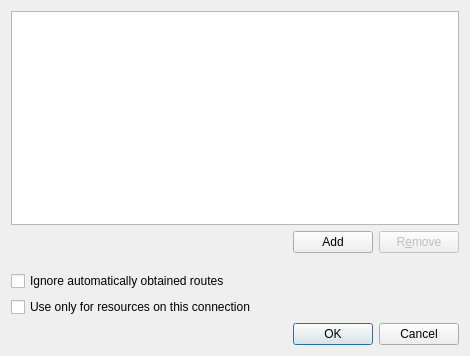
<?xml version="1.0" encoding="UTF-8"?>
<ui version="4.0">
 <class>RoutesIp6Config</class>
 <widget class="QWidget" name="RoutesIp6Config">
  <property name="geometry">
   <rect>
    <x>0</x>
    <y>0</y>
    <width>470</width>
    <height>356</height>
   </rect>
  </property>
  <property name="sizePolicy">
   <sizepolicy hsizetype="Minimum" vsizetype="Fixed">
    <horstretch>0</horstretch>
    <verstretch>0</verstretch>
   </sizepolicy>
  </property>
  <property name="windowTitle">
   <string>Edit IPv6 Routes</string>
  </property>
  <layout class="QGridLayout" name="gridLayout">
   <item row="0" column="0" colspan="3">
    <widget class="QTableView" name="tableViewAddresses">
     <property name="sizePolicy">
      <sizepolicy hsizetype="Preferred" vsizetype="Minimum">
       <horstretch>0</horstretch>
       <verstretch>0</verstretch>
      </sizepolicy>
     </property>
     <property name="minimumSize">
      <size>
       <width>150</width>
       <height>50</height>
      </size>
     </property>
     <property name="toolTip">
      <string>IP addresses identify your computer on the network. Click the &quot;Add&quot; button to add
an IP address</string>
     </property>
     <property name="selectionMode">
      <enum>QAbstractItemView::SingleSelection</enum>
     </property>
     <property name="selectionBehavior">
      <enum>QAbstractItemView::SelectRows</enum>
     </property>
     <property name="showGrid">
      <bool>true</bool>
     </property>
     <property name="gridStyle">
      <enum>Qt::SolidLine</enum>
     </property>
     <attribute name="horizontalHeaderStretchLastSection">
      <bool>true</bool>
     </attribute>
     <attribute name="verticalHeaderVisible">
      <bool>false</bool>
     </attribute>
    </widget>
   </item>
   <item row="1" column="0">
    <spacer name="horizontalSpacer">
     <property name="orientation">
      <enum>Qt::Horizontal</enum>
     </property>
     <property name="sizeHint" stdset="0">
      <size>
       <width>119</width>
       <height>20</height>
      </size>
     </property>
    </spacer>
   </item>
   <item row="1" column="1">
    <widget class="QPushButton" name="pushButtonAdd">
     <property name="text">
      <string comment="Insert a row">Add</string>
     </property>
     <property name="icon">
      <iconset theme="list-add">
       <normaloff/>
      </iconset>
     </property>
    </widget>
   </item>
   <item row="1" column="2">
    <widget class="QPushButton" name="pushButtonRemove">
     <property name="enabled">
      <bool>false</bool>
     </property>
     <property name="text">
      <string comment="Remove a selected row">R&amp;emove</string>
     </property>
     <property name="icon">
      <iconset theme="list-remove">
       <normaloff/>
      </iconset>
     </property>
    </widget>
   </item>
   <item row="2" column="0">
    <spacer name="verticalSpacer">
     <property name="orientation">
      <enum>Qt::Vertical</enum>
     </property>
     <property name="sizeType">
      <enum>QSizePolicy::Fixed</enum>
     </property>
     <property name="sizeHint" stdset="0">
      <size>
       <width>20</width>
       <height>12</height>
      </size>
     </property>
    </spacer>
   </item>
   <item row="3" column="0">
    <widget class="QCheckBox" name="cbIgnoreAutoRoutes">
     <property name="toolTip">
      <string>If enabled, automatically configured routes are ignored and only routes specified above are used</string>
     </property>
     <property name="text">
      <string>Ignore automatically obtained routes</string>
     </property>
    </widget>
   </item>
   <item row="4" column="0" colspan="2">
    <widget class="QCheckBox" name="cbNeverDefault">
     <property name="toolTip">
      <string>If enabled, this connection will never be used as the default network connection</string>
     </property>
     <property name="text">
      <string>Use only for resources on this connection</string>
     </property>
    </widget>
   </item>
   <item row="5" column="1" colspan="2">
    <widget class="QDialogButtonBox" name="buttonBox">
     <property name="standardButtons">
      <set>QDialogButtonBox::Cancel|QDialogButtonBox::Ok</set>
     </property>
    </widget>
   </item>
  </layout>
 </widget>
 <resources/>
 <connections/>
</ui>
